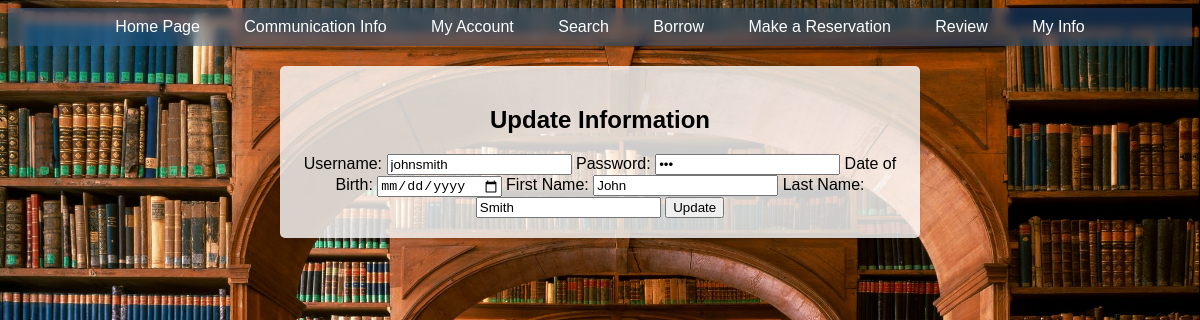
The page /UI/teacher_info.php (signed in) on the database its author committed.
### tables this page shows
CREATE TABLE `user` (
  `user_id` int(11) NOT NULL,
  `username` varchar(45) NOT NULL,
  `password` varchar(45) NOT NULL,
  `role_id` int(11) NOT NULL,
  `controller_name` varchar(45) DEFAULT NULL,
  `borrowed_books` int(11) NOT NULL DEFAULT '0',
  `school_id` int(11) DEFAULT NULL,
  `last_login` timestamp NOT NULL DEFAULT CURRENT_TIMESTAMP ON UPDATE CURRENT_TIMESTAMP,
  `reserved_copies` int(11) NOT NULL DEFAULT '0',
  `date_of_birth` date DEFAULT NULL,
  `first_name` varchar(45) DEFAULT NULL,
  `last_name` varchar(45) DEFAULT NULL,
  `status` varchar(45) NOT NULL DEFAULT 'disabled'
);

### UI/teacher_info.php (the view, shortened to what this page needs)
<?php
$db_host = 'localhost';
$db_name = 'library';
$db_user = 'root';
$db_pass = 'root';
try {
    $pdo = new PDO("mysql:host=$db_host;dbname=$db_name", $db_user, $db_pass);
    $pdo->setAttribute(PDO::ATTR_ERRMODE, PDO::ERRMODE_EXCEPTION);
} catch (PDOException $e) {
    die("Database connection failed: " . $e->getMessage());
}
$username = $_SESSION['username'];
$query = "SELECT * FROM `user` WHERE `username` = :username";
$stmt = $pdo->prepare($query);
$stmt->bindValue(':username', $username);
$stmt->execute();
$user = $stmt->fetch(PDO::FETCH_ASSOC);
?>
<!DOCTYPE html>
<html>
<head>
</head>
<body>
    <div class="top-bar">
        <a href="teacher_homepage.php">Home Page</a>
        <a href="teacher_CommunicationInfo.php">Communication Info</a>
        <a href="teacher_myaccount.php">My Account</a>
        <a href="teacher_search.php">Search</a>
        <a href="teacher_borrowing.php">Borrow</a>
        <a href="teacher_reservation.php">Make a Reservation</a>
        <a href="teacher_review.php">Review</a>
        <a href="teacher_info.php">My Info</a>
    </div>
    <div class="container">
        <h2>Update Information</h2>
        <form method="POST" action="">
            <label for="username">Username:</label>
            <input type="text" name="username" id="username" value="<?php echo $user['username']; ?>">
            <label for="password">Password:</label>
            <input type="password" name="password" id="password" value="<?php echo $user['password']; ?>">
            <label for="date_of_birth">Date of Birth:</label>
            <input type="date" name="date_of_birth" id="date_of_birth" value="<?php echo $user['date_of_birth']; ?>">
            <label for="first_name">First Name:</label>
            <input type="text" name="first_name" id="first_name" value="<?php echo $user['first_name']; ?>">
            <label for="last_name">Last Name:</label>
            <input type="text" name="last_name" id="last_name" value="<?php echo $user['last_name']; ?>">
            <input type="submit" name="submit" value="Update">
        </form>
    </div>
</body>
</html>

### UI/teacher_info.php (style rules this page uses)
body { font-family: Arial, sans-serif; background-color: #f4f4f4; background-image: url('24manguel-superJumbo.jpg'); background-repeat: no-repeat; background-size: cover; }
.top-bar { background-color: #2a65a469; padding: 10px; text-align: center; backdrop-filter: blur(5px); }
.top-bar a { color: #fff; text-decoration: none; margin: 0 20px; }
.container { max-width: 600px; width: 80%; margin: 0 auto; padding: 20px; background-color: rgba(255, 255, 255, 0.8); border-radius: 5px; box-shadow: 0 2px 5px rgba(0, 0, 0, 0.1); text-align: center; margin-top: 20px; }
h2 { margin-bottom: 20px; }

### rows shown on the page
user: username "johnsmith", first_name "John", last_name "Smith"
